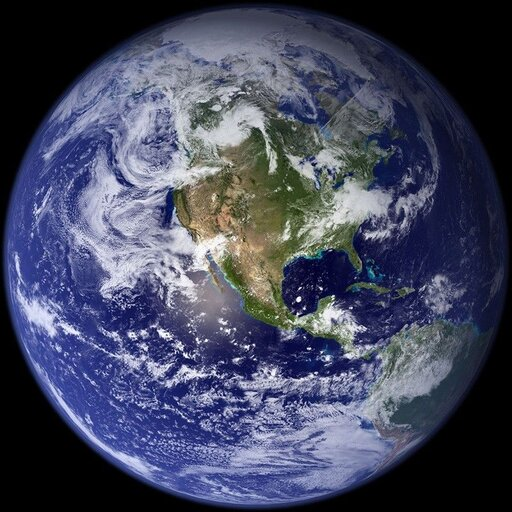
#> input picture test/earth/assets/blue-marble-512.jpg, 512 x 512 px
$ python render-frames.py assets/blue-marble-512.jpg out.png
#> lines starting #> are read from the running program, lines starting #| are printed output that depends on the picture
"""Offline asset generation, not a browser dependency. Requires Pillow and NumPy.
Usage: python3 test/earth/render-frames.py /path/to/land_ocean_ice_2048.jpg /tmp/earth-frames
Output uses a zero-latitude orthographic view and neutral radial limb darkening.
No sunlight model, cloud synthesis, or current observations are involved.
"""
import sys
from pathlib import Path
import numpy as np
from PIL import Image

texture = np.asarray(Image.open(sys.argv[1]).convert("RGB"), dtype=float)
output = Path(sys.argv[2])
output.mkdir(parents=True, exist_ok=True)
# Supersample the globe edge and geography, then downsample to 512 pixels.
size = 1024
y, x = np.mgrid[:size, :size]
x = (x + 0.5 - size / 2) / (size / 2)
y = -(y + 0.5 - size / 2) / (size / 2)
inside = x*x + y*y <= 1
z = np.sqrt(np.maximum(0, 1 - x*x - y*y))
latitude = np.arcsin(np.clip(y, -1, 1))
height, width = texture.shape[:2]
#> height = 512; width = 512
v = np.clip((0.5 - latitude / np.pi) * height - 0.5, 0, height-1)
v0 = np.floor(v).astype(int)
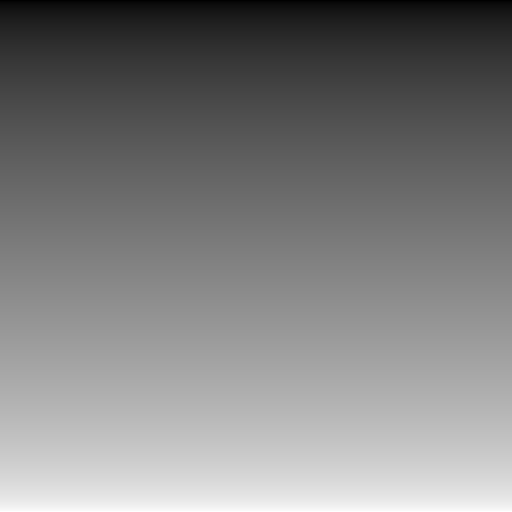
#> v: shape (1024, 1024) float64 (shown at 1/2 size); min 6.7, max 504.3, mean 255.5; drawn with min black and max white
v1 = np.minimum(v0+1, height-1)
fy = (v-v0)[..., None]
for index in range(12):
    longitude = np.arctan2(x, z) + np.deg2rad(-90 + index*30)
    u = ((longitude / (2*np.pi) + 0.5) * width - 0.5) % width
    u0 = np.floor(u).astype(int)
    u1 = (u0+1) % width
    fx = (u-u0)[..., None]
    color = ((1-fy)*((1-fx)*texture[v0,u0] + fx*texture[v0,u1])
             + fy*((1-fx)*texture[v1,u0] + fx*texture[v1,u1]))
    color *= (0.45 + 0.55*z)[..., None]
    color[~inside] = 0
    image = Image.fromarray(np.uint8(np.clip(color, 0, 255)))
    image.resize((512,512), Image.Resampling.LANCZOS).save(output / f"view-{index:02}.jpg", quality=80, optimize=True)
#> this loop made 12 passes
#> pass 1, `color = ((1-fy)*((1-fx)*texture[v0,u0] + fx*texture[v0,u1]) + fy*((1-f..`:
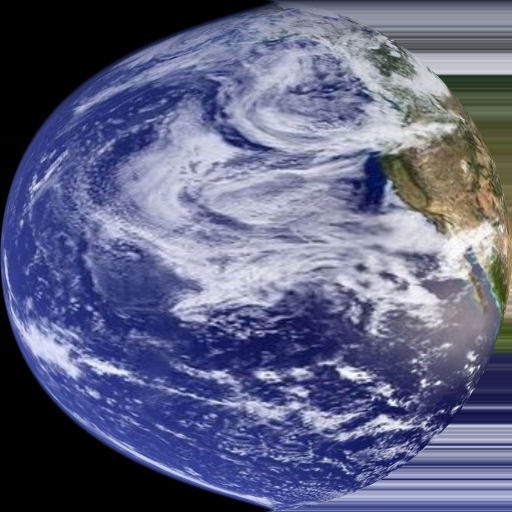
#> color: shape (1024, 1024, 3) float64 (shown at 1/2 size); mean R, G, B 96, 99.6, 130.6
#> pass 1, `image = Image.fromarray(np.uint8(np.clip(color, 0, 255)))`:
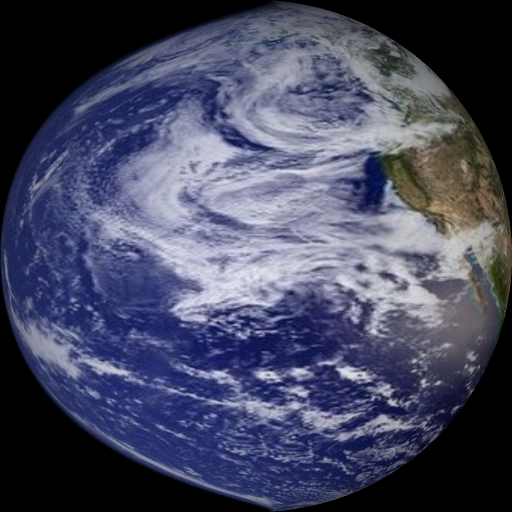
#> image: PIL image 1024x1024 RGB (shown at 1/2 size); mean R, G, B 70.2, 72.8, 96.6
#> pass 1, `image.resize((512,512), Image.Resampling.LANCZOS).save(output / f"view..`:
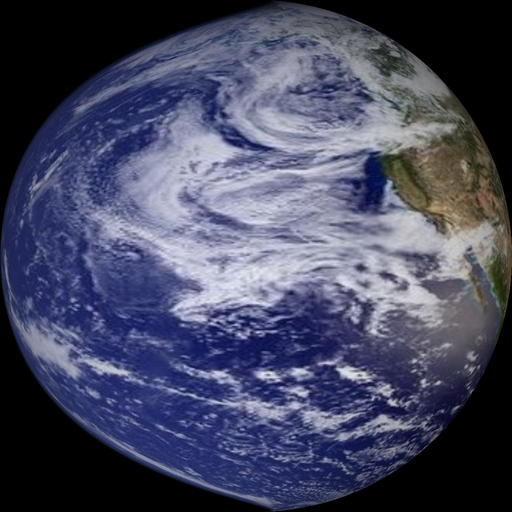
#> saved as view-00.jpg: PIL image 512x512 RGB; mean R, G, B 70.2, 72.8, 96.6
#> after the loop:
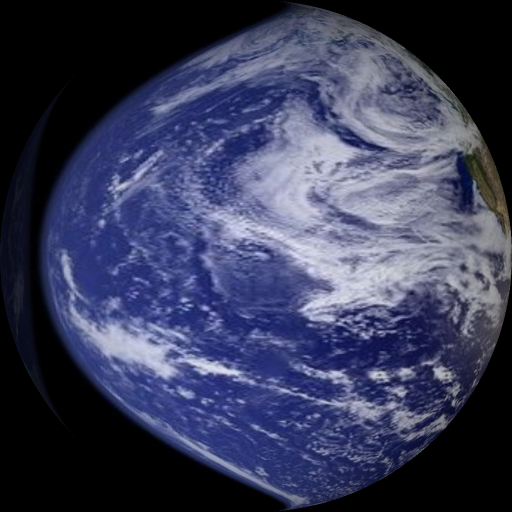
#> color: shape (1024, 1024, 3) float64 (shown at 1/2 size); mean R, G, B 57.2, 60.8, 88.7
#> after the loop:
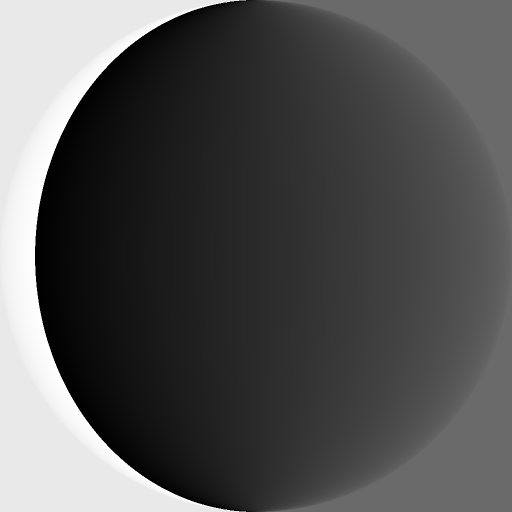
#> u: shape (1024, 1024) float64 (shown at 1/2 size); min 0.00071, max 512, mean 167.3; drawn with min black and max white
#> after the loop:
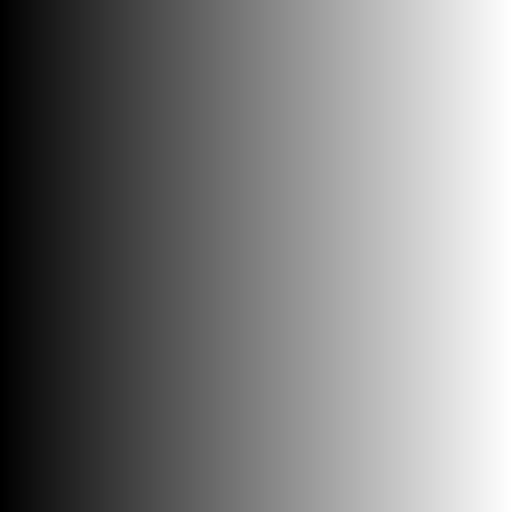
#> x: shape (1024, 1024) float64 (shown at 1/2 size); min -0.999, max 0.999, mean 0; drawn with min black and max white
